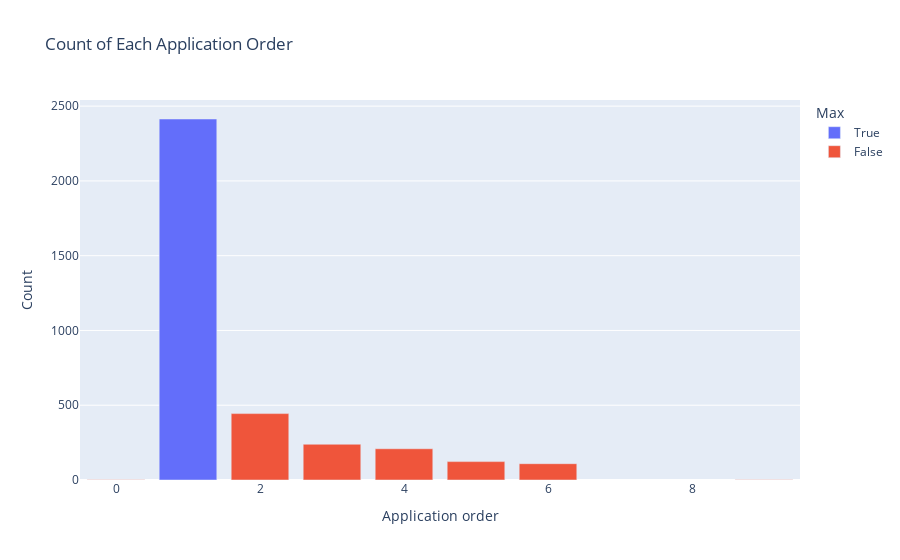

Notebook source saved alongside this figure:
### Code cell
import plotly.express as px

# Get the value counts and convert to DataFrame
counts = df_train['Application order'].value_counts().reset_index()
counts.columns = ['Application order', 'Count']

# Create a new column to indicate whether the application order has the highest frequency
counts['Max'] = counts['Count'] == counts['Count'].max()

# Plot the bar chart with the color parameter
fig = px.bar(counts, x='Application order', y='Count', color='Max', 
             labels={'Application order': 'Application order', 'Count': 'Count', 'Max': 'Max'},
             title='Count of Each Application Order')
fig.show()

### Figure 1 — Plotly figure (JSON) as saved in the notebook; plotly's stock layout.template omitted (floating-point values rounded to 4 significant figures)
{"data": [{"alignmentgroup": "True", "hovertemplate": "Max=True<br>Application order=%{x}<br>Count=%{y}<extra></extra>", "legendgroup": "True", "marker": {"color": "#636efa", "pattern": {"shape": ""}}, "name": "True", "offsetgroup": "True", "orientation": "v", "showlegend": true, "textposition": "auto", "type": "bar", "x": [1], "xaxis": "x", "y": [2414], "yaxis": "y"}, {"alignmentgroup": "True", "hovertemplate": "Max=False<br>Application order=%{x}<br>Count=%{y}<extra></extra>", "legendgroup": "False", "marker": {"color": "#EF553B", "pattern": {"shape": ""}}, "name": "False", "offsetgroup": "False", "orientation": "v", "showlegend": true, "textposition": "auto", "type": "bar", "x": [2, 3, 4, 5, 6, 9, 0], "xaxis": "x", "y": [444, 239, 209, 123, 109, 1, 1], "yaxis": "y"}], "layout": {"barmode": "relative", "legend": {"title": {"text": "Max"}, "tracegroupgap": 0}, "title": {"text": "Count of Each Application Order"}, "xaxis": {"anchor": "y", "domain": [0, 1], "title": {"text": "Application order"}}, "yaxis": {"anchor": "x", "domain": [0, 1], "title": {"text": "Count"}}}}
